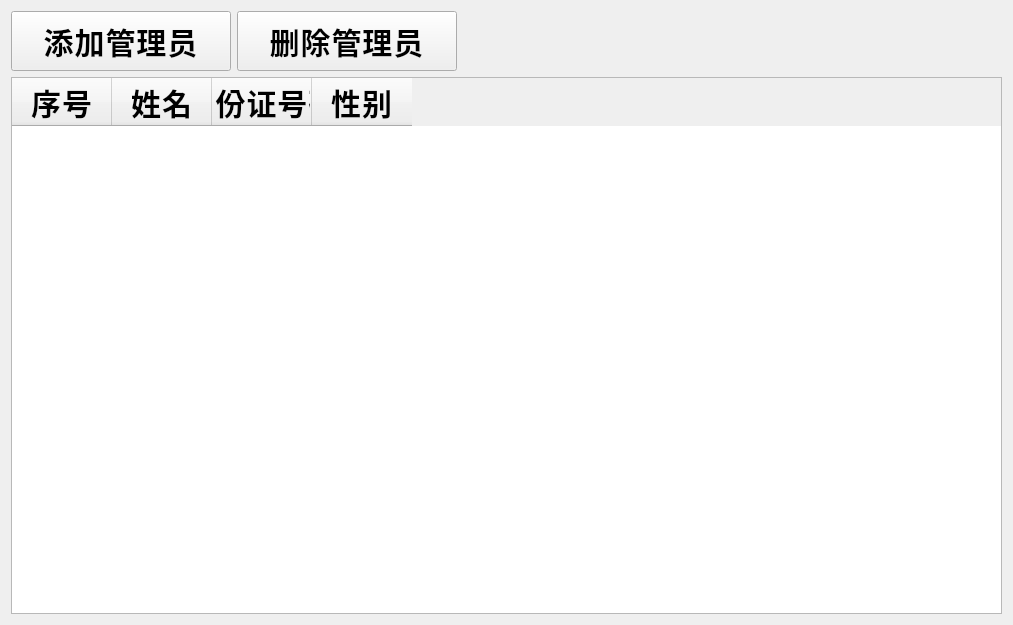
<?xml version="1.0" encoding="UTF-8"?>
<ui version="4.0">
 <class>Administer</class>
 <widget class="QWidget" name="Administer">
  <property name="geometry">
   <rect>
    <x>0</x>
    <y>0</y>
    <width>1013</width>
    <height>625</height>
   </rect>
  </property>
  <property name="windowTitle">
   <string>Form</string>
  </property>
  <property name="styleSheet">
   <string notr="true">font-family: &quot;思源黑体 CN Regular&quot;;
font-size: 30px;
font-weight: bold;
line-height: 49px;
letter-spacing: 1px;
color: 0
</string>
  </property>
  <layout class="QVBoxLayout" name="verticalLayout">
   <item>
    <layout class="QHBoxLayout" name="horizontalLayout_2">
     <item>
      <widget class="QPushButton" name="pushButton_Add">
       <property name="minimumSize">
        <size>
         <width>220</width>
         <height>60</height>
        </size>
       </property>
       <property name="text">
        <string>添加管理员</string>
       </property>
      </widget>
     </item>
     <item>
      <widget class="QPushButton" name="pushButton_Del">
       <property name="minimumSize">
        <size>
         <width>220</width>
         <height>60</height>
        </size>
       </property>
       <property name="text">
        <string>删除管理员</string>
       </property>
      </widget>
     </item>
     <item>
      <spacer name="horizontalSpacer">
       <property name="orientation">
        <enum>Qt::Horizontal</enum>
       </property>
       <property name="sizeHint" stdset="0">
        <size>
         <width>40</width>
         <height>20</height>
        </size>
       </property>
      </spacer>
     </item>
    </layout>
   </item>
   <item>
    <widget class="QTableWidget" name="tableWidget">
     <property name="selectionMode">
      <enum>QAbstractItemView::MultiSelection</enum>
     </property>
     <property name="selectionBehavior">
      <enum>QAbstractItemView::SelectRows</enum>
     </property>
     <attribute name="horizontalHeaderVisible">
      <bool>true</bool>
     </attribute>
     <attribute name="verticalHeaderVisible">
      <bool>false</bool>
     </attribute>
     <column>
      <property name="text">
       <string>序号</string>
      </property>
     </column>
     <column>
      <property name="text">
       <string>姓名</string>
      </property>
      <property name="textAlignment">
       <set>AlignCenter</set>
      </property>
     </column>
     <column>
      <property name="text">
       <string>身份证号码</string>
      </property>
      <property name="textAlignment">
       <set>AlignCenter</set>
      </property>
     </column>
     <column>
      <property name="text">
       <string>性别</string>
      </property>
      <property name="textAlignment">
       <set>AlignCenter</set>
      </property>
     </column>
    </widget>
   </item>
  </layout>
 </widget>
 <resources/>
 <connections/>
</ui>
